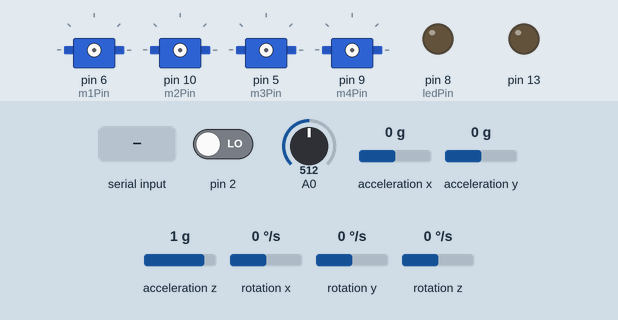
This sketch was run on a simulated Arduino Uno, built with avr-gcc and run on an emulated ATmega328P. On the bench: 4 × servo, output pins drawn as LEDs (lit = HIGH). Dashed ring = blinking. Inputs (shaded band) come from the test bench; at power-on: A0 = 512, pin 2 LOW, acceleration x 0 g, acceleration y 0 g, acceleration z 1 g, rotation x 0 °/s, rotation y 0 °/s, rotation z 0 °/s. The sensor or clock chip raises its interrupt line as the real part does; what the sketch prints to the serial monitor is not drawn.

Above: at 0.8 s.
0.9 s: "0" received over the second serial link
2.9 s: A0 set to 777
5.9 s: A0 set to 799
8.9 s: "A" received over the second serial link
10.4 s: "1" received over the second serial link
At 11.6 s:
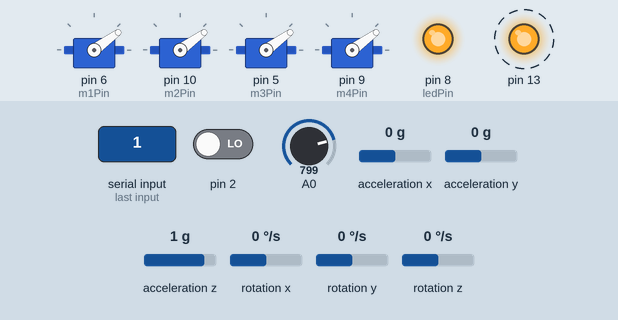
11.9 s: "2" received over the second serial link
At 12.9 s:
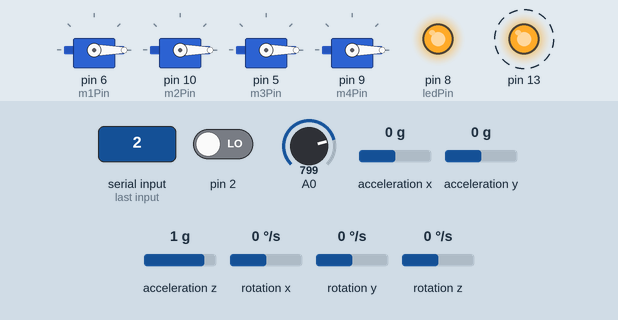
Timing chart, 0 to 60.9 s (numbered marks = the images above; inputs shaded):
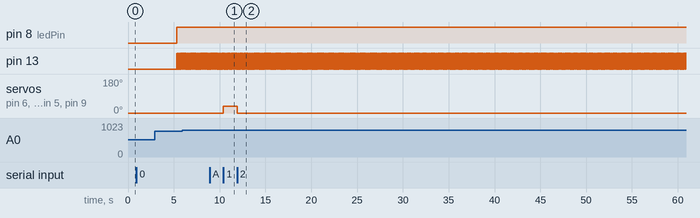

Measured:
- after the input at 10.4 s, servo on pin 6 (m1Pin), servo on pin 10 (m2Pin), servo on pin 5 (m3Pin), servo on pin 9 (m4Pin): 0° → 36° at once
- after the input at 11.9 s, servo on pin 6 (m1Pin), servo on pin 10 (m2Pin), servo on pin 5 (m3Pin), servo on pin 9 (m4Pin): 36° → 0° at once
- by itself, pin 13: alternates HIGH for 0.02 s and LOW for 0.02 s

The sketch:

flight_controller_PID.ino
```cpp
// (licence header left out)
//#include <Arduino_FreeRTOS.h>
#include <I2Cdev.h>
#include <Wire.h> //Include the Wire.h library so we can communicate with the gyro
#include "MPU_Final.h"
#include <Servo.h>
#include <SoftwareSerial.h>
//#include "pidTest.h"
#define YPR_DEBUG 0
#define MOTOR_DEBUG 0
#define PID_DEBUG 0
#define JOYSTICK_DEBUG 0


///////////////////////////////////////////////////////////////////////////////////////////////////////////////////////////////////////
//PID gain and limit settings
///////////////////////////////////////////////////////////////////////////////////////////////////////////////////////////////////////
float pid_p_gain_roll = 0.4;               //Gain setting for the roll P-controller (1.3)   //.4 So far robert likes .2 and .4 (found minor osillations at .8)
float pid_i_gain_roll = 0;              //Gain setting for the roll I-controller (0.3)    //0.01 recorded
float pid_d_gain_roll = 18.75;                //Gain setting for the roll D-controller (15)  //18.75
int pid_max_roll = 400;                    //Maximum output of the PID-controller (+/-)

float pid_p_gain_pitch = pid_p_gain_roll;  //Gain setting for the pitch P-controller.
float pid_i_gain_pitch = pid_i_gain_roll;  //Gain setting for the pitch I-controller.
float pid_d_gain_pitch = pid_d_gain_roll;  //Gain setting for the pitch D-controller.
int pid_max_pitch = pid_max_roll;          //Maximum output of the PID-controller (+/-)

float pid_p_gain_yaw = 0;                 //Gain setting for the pitch P-controller. //4.0
float pid_i_gain_yaw = 0;                 //Gain setting for the pitch I-controller. //0.02
float pid_d_gain_yaw = 0;                 //Gain setting for the pitch D-controller.
int pid_max_yaw = 400;                    //Maximum output of the PID-controller (+/-)

///////////////////////////////////////////////////////////////////////////////////////////////////////////////////////////////////////
//Declaring Variables
///////////////////////////////////////////////////////////////////////////////////////////////////////////////////////////////////////

byte last_channel_1, last_channel_2, last_channel_3, last_channel_4;
int receiver_input_channel_1, receiver_input_channel_2, receiver_input_channel_3, receiver_input_channel_4;
int counter_channel_1, counter_channel_2, counter_channel_3, counter_channel_4, loop_counter;
int esc_1, esc_2, esc_3, esc_4;
int throttle, battery_voltage;
unsigned long timer_channel_1, timer_channel_2, timer_channel_3, timer_channel_4, esc_timer, esc_loop_timer;
unsigned long timer_1, timer_2, timer_3, timer_4, current_time;
int cal_int, start;
unsigned long loop_timer;
double gyro_pitch, gyro_roll, gyro_yaw;
double gyro_roll_cal, gyro_pitch_cal, gyro_yaw_cal;
byte highByte, lowByte;
int tempint;
int max_motor_val = 180;

//////////////////////////////////////////
//      get JoyStickValues Variables
/////////////////////////////////////////
int serialCount;
int firstContact;
int valid;
int JoyStick_Complete;
int contact_count = 0;


float pid_error_temp;
float pid_i_mem_roll, pid_roll_setpoint, gyro_roll_input, pid_output_roll, pid_last_roll_d_error;
float pid_i_mem_pitch, pid_pitch_setpoint, gyro_pitch_input, pid_output_pitch, pid_last_pitch_d_error;
float pid_i_mem_yaw, pid_yaw_setpoint, gyro_yaw_input, pid_output_yaw, pid_last_yaw_d_error;

// offset are calculated by taking the joystick value range and subtracting half to finding center
//         ex: roll_setpoint range(0 - 60) so offset = 30
float roll_offset = 0;
float pitch_offset = 0;
float yaw_offset =0;
float throttle_offset=0;

Servo m1;
Servo m2;
Servo m3;
Servo m4;

int m1Pin=6;//front right
int m2Pin=10;//back right
int m3Pin=5;//back left
int m4Pin=9;//front left

char r;
int parse_count=0;
int ledPin=8;

SoftwareSerial ser(12,11);// bluetooth rx, tx

///////////////////////////////////////////////////////////////////////////////////////////////////////////////////////////////////////
//                 Setup routine
///////////////////////////////////////////////////////////////////////////////////////////////////////////////////////////////////////
void setup()
{

  ser.begin(9600);// blueTooth
  pinMode(0, INPUT); // battery tester
  pinMode(ledPin, OUTPUT); // Low Battery Warning Light

  Serial.begin(115200);// debugging
  Wire.begin();//Start the I2C as master.


   /////////////////////////////////////////////////////////////////////
  //                 Wait for input from master
  //////////////////////////////////////////////////////////////////////

  Serial.println("*************** Waiting For HandShake With Controller ********************");
  while (ser.available() && ser.read()); // empty buffer
  while (!ser.available());                 // wait for data
  while (ser.available() && ser.read()); // empty buffer again


  //reflects min and max pulse width of the esc
  m1.attach(m1Pin);
  m2.attach(m2Pin);
  m3.attach(m3Pin);
  m4.attach(m4Pin);


  m1.write(0);
  m2.write(0);
  m3.write(0);
  m4.write(0);

  MPU_Init();
  calibrateJoyStick();

  throttle = 0;

  Serial.println("****** Initialization Complete. *******");
}


///////////////////////////////////////////////////////////////////////////////////////////////////////////////////////////////////////
//Main program loop
///////////////////////////////////////////////////////////////////////////////////////////////////////////////////////////////////////
void loop()
{
  //Let's get the current gyro data.
   MPU_read();

   gyro_roll_input = roll;
   gyro_pitch_input = pitch;
   gyro_yaw_input = yaw;

  if(YPR_DEBUG)
  {
  Serial.print("Roll: " );
  Serial.print("  ");
  Serial.print(gyro_roll_input);
  Serial.print("  ");

  Serial.print("Pitch: " );
  Serial.print("  ");
  Serial.println(gyro_pitch_input);
  Serial.print("  ");


  Serial.print("Yaw: " );
  Serial.print("  ");
  Serial.println(gyro_yaw_input);
  Serial.println(" ");
  }


  //*******************************************************************
  //    PID inputs are known. So we can calculate the pid output.
  //*******************************************************************

  calculate_pid();


  //******************
  // Battery Voltage
  // 12.6V battery
  // 1023 highest analog reading
  // 1260/1023 = 1.2317
  // diode Compensation = 65
  //******************

   battery_voltage = (analogRead(0) + 65) * 1.2317;

  // The battery voltage is needed for compensation.
  // A complementary filter is used to reduce noise.
  // 0.09853 = 0.08 * 1.2317.
  battery_voltage = battery_voltage * 0.92 + (analogRead(0) + 65) * 0.09853;

  if(battery_voltage <1050)
  {
    digitalWrite(ledPin,HIGH);
  }

  ///////////// Get Joystick Values/////////////
  // writes joystick values to:
  //                      throttle, yaw, pitch, roll
  ///////////////////////////////////////////////
  getJoyStickValues();


    /////////////////////////////////////////////////////////////////
    //                  Motor ESC Values
    /////////////////////////////////////////////////////////////////
    esc_1 = throttle - pid_output_pitch + pid_output_roll - pid_output_yaw; //Calculate the pulse for esc 1 (front-right - CCW)
    esc_2 = throttle + pid_output_pitch + pid_output_roll + pid_output_yaw; //Calculate the pulse for esc 2 (rear-right - CW)
    esc_3 = throttle + pid_output_pitch - pid_output_roll - pid_output_yaw; //Calculate the pulse for esc 3 (rear-left - CCW)
    esc_4 = throttle - pid_output_pitch - pid_output_roll + pid_output_yaw; //Calculate the pulse for esc 4 (front-left - CW)

 /////////////////////////////////////////////////
 //          MOTOR LOWER BOUND LIMIT            //
 /////////////////////////////////////////////////
/*
    if(esc_1 <=0)
    {
      esc_1 = 0;
    }
    if(esc_2 <=0)
    {
      esc_2 = 0;
    }
    if(esc_3 <=0)
    {
      esc_3 = 0;
    }
    if(esc_4 <=0)
    {
      esc_4 = 0;
    }
    */

    /////////////////////////////////////////////////
    //          MOTOR UPPER BOUND LIMIT            //
    /////////////////////////////////////////////////
    /*
    if(esc_1 >= max_motor_val)
    {
        esc_1 = 180;
    }
    if(esc_2 >= max_motor_val)
    {
        esc_2 = 180;
    }
    if(esc_3 >= max_motor_val)
    {
        esc_3 = 180;
    }
    if(esc_4 >= max_motor_val)
    {
        esc_4 = 180;
    }
    */


    // Fail Safes for debugging
    if(throttle <=0 || throttle == '0')
    {
      esc_1 = 0;
      esc_2 = 0;
      esc_3 = 0;
      esc_4 = 0;
    }


    if(battery_voltage <1240 && battery_voltage >800)
    {
      esc_1 += esc_1 *((1240-battery_voltage)/(float)3500);
      esc_2 += esc_2 *((1240-battery_voltage)/(float)3500);
      esc_3 += esc_3 *((1240-battery_voltage)/(float)3500);
      esc_4 += esc_4 *((1240-battery_voltage)/(float)3500);
    }


      /////////////////////////////////////////////////////////////////
      //                    Setting motor Rates
      /////////////////////////////////////////////////////////////////

     /*
    esc_1 = map(esc_1, 0, 180, 1000, 2000);
    esc_2 = map(esc_2, 0, 180, 1000, 2000);
    esc_3 = map(esc_3, 0, 180, 1000, 2000);
    esc_4 = map(esc_4, 0, 180, 1000, 2000);
    */

    Serial.print("Valid: ");
    Serial.println(valid);
    if(valid)
    {
      m1.write(esc_1);
      m2.write(esc_2);
      m3.write(esc_3);
      m4.write(esc_4);
    }
    delay(2);


    if(JOYSTICK_DEBUG)
    {
        Serial.println(" ");
        Serial.print("Throttle: ");
        Serial.print("  ");
        Serial.print(throttle);
        Serial.println("  ");

        Serial.println(" ");
        Serial.print("roll setpoint: ");
        Serial.print("  ");
        Serial.print(pid_roll_setpoint);
        Serial.println("  ");

        Serial.println(" ");
        Serial.print("pitch setpoint: ");
        Serial.print("  ");
        Serial.print(pid_pitch_setpoint);
        Serial.println("  ");

        Serial.println(" ");
        Serial.print("yaw setpoint: ");
        Serial.print("  ");
        Serial.print(pid_yaw_setpoint);
        Serial.println("  ");

        //joystick calibration offsets
        Serial.println(" ");
        Serial.print("yaw offset: ");
        Serial.print("  ");
        Serial.print(yaw_offset);
        Serial.println("  ");

        Serial.println(" ");
        Serial.print("pitch offset: ");
        Serial.print("  ");
        Serial.print(pitch_offset);
        Serial.println("  ");

        Serial.println(" ");
        Serial.print("roll offset: ");
        Serial.print("  ");
        Serial.print(roll_offset);
        Serial.println("  ");

         Serial.println(" ");
        Serial.print("throttle offset: ");
        Serial.print("  ");
        Serial.print(throttle_offset);
        Serial.println("  ");


    }

    if(MOTOR_DEBUG)
    {
        Serial.println(" ");
        Serial.print("Battery: ");
        Serial.print("  ");
        Serial.print(battery_voltage);
        Serial.println("  ");

        Serial.print("Motor1: ");
        Serial.print("  ");
        Serial.print(esc_1);
        Serial.print("  ");

        Serial.print("Motor2: ");
        Serial.print("  ");
        Serial.print(esc_2);
        Serial.print("\t");

        Serial.print("Motor3: ");
        Serial.print("  ");
        Serial.print(esc_3);
        Serial.print("  ");

        Serial.print("Motor4: ");
        Serial.print("  ");
        Serial.println(esc_4);
    }

    if(PID_DEBUG)
    {
        Serial.print("pid_output_pitch: ");
        Serial.print("  ");
        Serial.print(pid_output_pitch);
        Serial.print("  ");

        Serial.print("pid_output_roll: ");
        Serial.print("  ");
        Serial.print(pid_output_roll);
        Serial.print("\t");

        Serial.print("pid_output_yaw: ");
        Serial.print("  ");
        Serial.print(pid_output_yaw);
        Serial.print("  ");
    }

}


void calculate_pid()
{
  //////////////////////////////////////////////////////////
  //     ***********Roll calculations****************
  //////////////////////////////////////////////////////////

  pid_error_temp = gyro_roll_input - (pid_roll_setpoint-roll_offset);
  pid_i_mem_roll += pid_i_gain_roll * pid_error_temp;

  if(pid_i_mem_roll > pid_max_roll)
    pid_i_mem_roll = pid_max_roll;
  else if(pid_i_mem_roll < pid_max_roll * -1)
    pid_i_mem_roll = pid_max_roll * -1;

  pid_output_roll = pid_p_gain_roll * pid_error_temp + pid_i_mem_roll + pid_d_gain_roll * (pid_error_temp - pid_last_roll_d_error);

  if(pid_output_roll > pid_max_roll)
    pid_output_roll = pid_max_roll;
  else if(pid_output_roll < pid_max_roll * -1)
    pid_output_roll = pid_max_roll * -1;

  pid_last_roll_d_error = pid_error_temp;

  //////////////////////////////////////////////////////////
  //************Pitch calculations*******************
  //////////////////////////////////////////////////////////

  pid_error_temp = gyro_pitch_input - (pid_pitch_setpoint-pitch_offset);
  pid_i_mem_pitch += pid_i_gain_pitch * pid_error_temp;

  if(pid_i_mem_pitch > pid_max_pitch)pid_i_mem_pitch = pid_max_pitch;
  else if(pid_i_mem_pitch < pid_max_pitch * -1)pid_i_mem_pitch = pid_max_pitch * -1;

  pid_output_pitch = pid_p_gain_pitch * pid_error_temp + pid_i_mem_pitch + pid_d_gain_pitch * (pid_error_temp - pid_last_pitch_d_error);

  if(pid_output_pitch > pid_max_pitch)pid_output_pitch = pid_max_pitch;
  else if(pid_output_pitch < pid_max_pitch * -1)pid_output_pitch = pid_max_pitch * -1;

  pid_last_pitch_d_error = pid_error_temp;


   //////////////////////////////////////////////////////////
  //                  Yaw calculations
  //////////////////////////////////////////////////////////

  pid_error_temp = gyro_yaw_input - (pid_yaw_setpoint-yaw_offset);
  pid_i_mem_yaw += pid_i_gain_yaw * pid_error_temp;

  if(pid_i_mem_yaw > pid_max_yaw)pid_i_mem_yaw = pid_max_yaw;
  else if(pid_i_mem_yaw < pid_max_yaw * -1)pid_i_mem_yaw = pid_max_yaw * -1;

  pid_output_yaw = pid_p_gain_yaw * pid_error_temp + pid_i_mem_yaw + pid_d_gain_yaw * (pid_error_temp - pid_last_yaw_d_error);

  if(pid_output_yaw > pid_max_yaw)pid_output_yaw = pid_max_yaw;
  else if(pid_output_yaw < pid_max_yaw * -1)pid_output_yaw = pid_max_yaw * -1;

  pid_last_yaw_d_error = pid_error_temp;
}

void getJoyStickValues()
{
  //Serial.print(".");
  int inByte;
  if(ser.available())
  {
      if(firstContact == false)
      {
           inByte = ser.read();
           Serial.println(inByte);

           if(inByte == 'A')
           {
               while(ser.available()&& ser.read());//clear buffer

               firstContact = true;
               ser.write('A');
           }
       }
       else
      {
        valid = true;
        contact_count = 0;
        //delay(200);
        serialCount++;
        if(serialCount == 1)
        {
          throttle = ser.read();
          throttle = map(throttle, 0, 250, 0,180);
        }
        else if(serialCount == 2)
        {
          pid_yaw_setpoint = ser.read();
          pid_yaw_setpoint = map(pid_yaw_setpoint, 0, 250, -180, 180);
        }
        else if(serialCount == 3)
        {
          pid_pitch_setpoint = ser.read();
          pid_pitch_setpoint = map(pid_pitch_setpoint, 0,250, -60, 60);
        }
        else if(serialCount == 4)
        {

          pid_roll_setpoint = ser.read();
          pid_roll_setpoint = map(pid_roll_setpoint, 0, 250, -60, 60);
          ser.write('A');
          JoyStick_Complete = 1;
          serialCount = 0;
        }
        else if(serialCount >=5)
        {
          serialCount = 0;
        }

      }

  }//end if(available())
  else
  {
    contact_count++;
    Serial.print(" Contact Count: ");
    Serial.println(contact_count);
    if(contact_count > 50)
    {
    throttle = 0;
    valid = false;
    }

  }


}


void calibrateJoyStick()
{
  for(int i=0; i<100; i++)
  {
    getJoyStickValues();
    roll_offset +=pid_roll_setpoint;
    yaw_offset +=pid_yaw_setpoint;
    pitch_offset +=pid_pitch_setpoint;
    throttle_offset +=throttle;
  }
  roll_offset = roll_offset/100;
  yaw_offset = yaw_offset/100;
  pitch_offset = pitch_offset/100;
  throttle_offset = throttle_offset/100;

}
```
